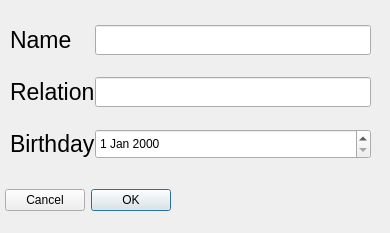
<?xml version="1.0" encoding="UTF-8"?>
<ui version="4.0">
 <class>AddDependentDialog</class>
 <widget class="QDialog" name="AddDependentDialog">
  <property name="geometry">
   <rect>
    <x>0</x>
    <y>0</y>
    <width>390</width>
    <height>233</height>
   </rect>
  </property>
  <property name="windowTitle">
   <string>Add Employee Dependent</string>
  </property>
  <widget class="QWidget" name="verticalLayoutWidget">
   <property name="geometry">
    <rect>
     <x>0</x>
     <y>10</y>
     <width>381</width>
     <height>211</height>
    </rect>
   </property>
   <layout class="QVBoxLayout" name="verticalLayout">
    <property name="spacing">
     <number>10</number>
    </property>
    <property name="leftMargin">
     <number>5</number>
    </property>
    <property name="topMargin">
     <number>5</number>
    </property>
    <property name="rightMargin">
     <number>5</number>
    </property>
    <property name="bottomMargin">
     <number>10</number>
    </property>
    <item>
     <layout class="QFormLayout" name="formLayout">
      <property name="horizontalSpacing">
       <number>0</number>
      </property>
      <property name="verticalSpacing">
       <number>22</number>
      </property>
      <property name="leftMargin">
       <number>5</number>
      </property>
      <property name="topMargin">
       <number>10</number>
      </property>
      <property name="rightMargin">
       <number>5</number>
      </property>
      <property name="bottomMargin">
       <number>10</number>
      </property>
      <item row="0" column="0">
       <widget class="QLabel" name="nameLabel">
        <property name="enabled">
         <bool>true</bool>
        </property>
        <property name="minimumSize">
         <size>
          <width>0</width>
          <height>0</height>
         </size>
        </property>
        <property name="baseSize">
         <size>
          <width>0</width>
          <height>0</height>
         </size>
        </property>
        <property name="font">
         <font>
          <pointsize>17</pointsize>
         </font>
        </property>
        <property name="text">
         <string>Name</string>
        </property>
       </widget>
      </item>
      <item row="2" column="0">
       <widget class="QLabel" name="bdayLabel">
        <property name="font">
         <font>
          <pointsize>17</pointsize>
         </font>
        </property>
        <property name="text">
         <string>Birthday</string>
        </property>
       </widget>
      </item>
      <item row="1" column="0">
       <widget class="QLabel" name="relationLabel">
        <property name="font">
         <font>
          <pointsize>17</pointsize>
         </font>
        </property>
        <property name="text">
         <string>Relation</string>
        </property>
       </widget>
      </item>
      <item row="0" column="1">
       <widget class="QLineEdit" name="nameLineEdit">
        <property name="sizePolicy">
         <sizepolicy hsizetype="Expanding" vsizetype="Fixed">
          <horstretch>10</horstretch>
          <verstretch>0</verstretch>
         </sizepolicy>
        </property>
        <property name="minimumSize">
         <size>
          <width>0</width>
          <height>30</height>
         </size>
        </property>
       </widget>
      </item>
      <item row="1" column="1">
       <widget class="QLineEdit" name="relationLineEdit">
        <property name="minimumSize">
         <size>
          <width>0</width>
          <height>30</height>
         </size>
        </property>
       </widget>
      </item>
      <item row="2" column="1">
       <widget class="QDateEdit" name="bdayDateEdit">
        <property name="minimumSize">
         <size>
          <width>0</width>
          <height>30</height>
         </size>
        </property>
       </widget>
      </item>
     </layout>
    </item>
    <item>
     <widget class="QDialogButtonBox" name="buttonBox">
      <property name="layoutDirection">
       <enum>Qt::RightToLeft</enum>
      </property>
      <property name="orientation">
       <enum>Qt::Horizontal</enum>
      </property>
      <property name="standardButtons">
       <set>QDialogButtonBox::Cancel|QDialogButtonBox::Ok</set>
      </property>
     </widget>
    </item>
   </layout>
  </widget>
 </widget>
 <resources/>
 <connections>
  <connection>
   <sender>buttonBox</sender>
   <signal>accepted()</signal>
   <receiver>AddDependentDialog</receiver>
   <slot>accept()</slot>
   <hints>
    <hint type="sourcelabel">
     <x>248</x>
     <y>254</y>
    </hint>
    <hint type="destinationlabel">
     <x>157</x>
     <y>274</y>
    </hint>
   </hints>
  </connection>
  <connection>
   <sender>buttonBox</sender>
   <signal>rejected()</signal>
   <receiver>AddDependentDialog</receiver>
   <slot>reject()</slot>
   <hints>
    <hint type="sourcelabel">
     <x>316</x>
     <y>260</y>
    </hint>
    <hint type="destinationlabel">
     <x>286</x>
     <y>274</y>
    </hint>
   </hints>
  </connection>
 </connections>
</ui>
